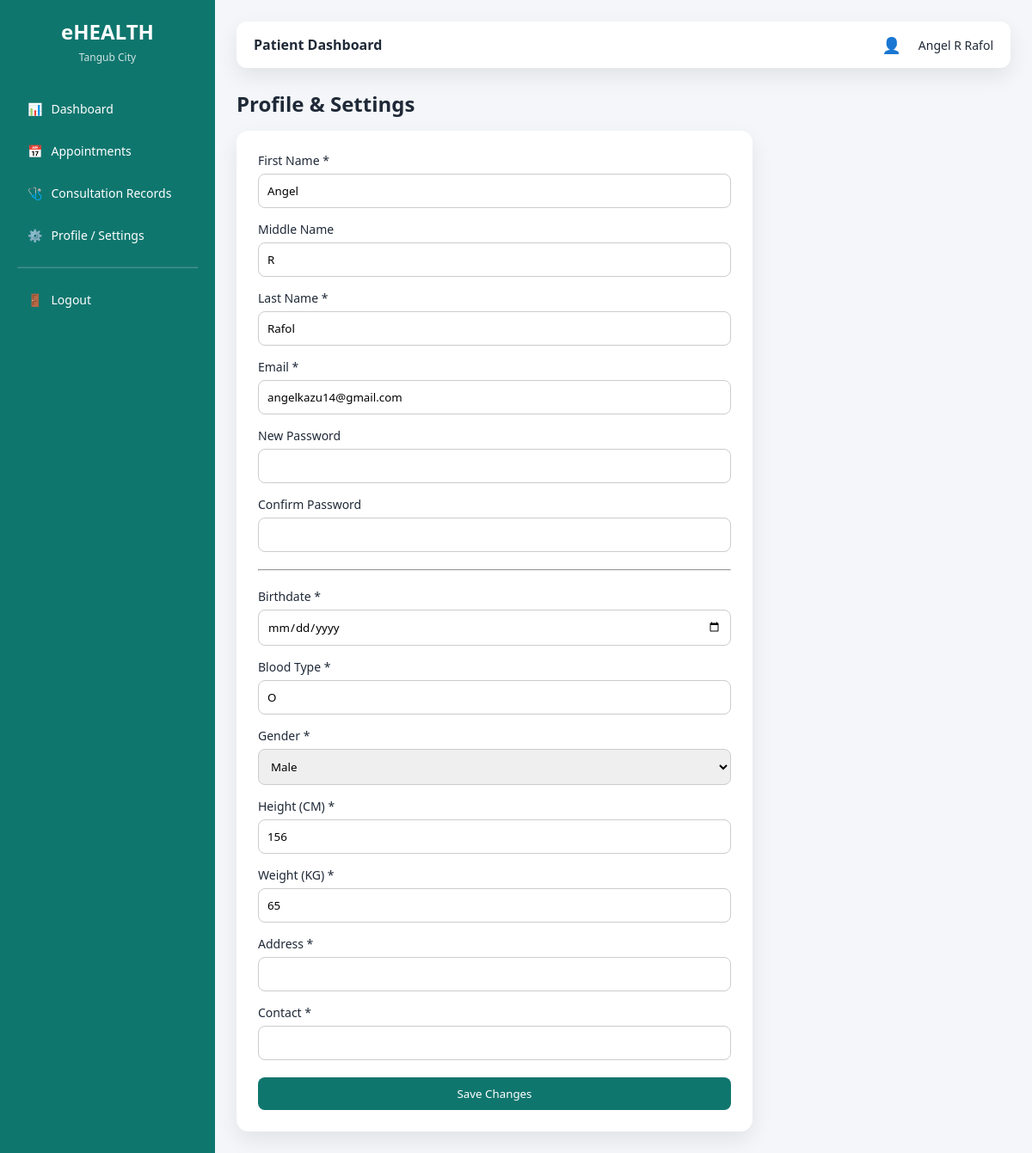
The app's page /patient/profile.php (signed in) with its own data.
### tables this page shows
CREATE TABLE `patients` (
  `patient_id` int(11) NOT NULL,
  `user_id` int(11) NOT NULL,
  `gender` enum('male','female') DEFAULT NULL,
  `address` text DEFAULT NULL,
  `contact_number` varchar(20) DEFAULT NULL,
  `is_pregnant` tinyint(1) DEFAULT 0,
  `birth_date` date DEFAULT NULL,
  `blood_type` varchar(5) DEFAULT NULL,
  `medical_history` text DEFAULT NULL,
  `height` varchar(20) DEFAULT NULL,
  `weight` varchar(20) DEFAULT NULL
);

CREATE TABLE `users` (
  `user_id` int(11) NOT NULL,
  `full_name` varchar(100) NOT NULL,
  `email` varchar(100) NOT NULL,
  `password` varchar(255) NOT NULL,
  `role` enum('admin','staff','doctor','patient') NOT NULL,
  `status` enum('active','inactive') DEFAULT 'active',
  `created_at` timestamp NOT NULL DEFAULT current_timestamp()
);

### patient/profile.php (the view, shortened to what this page needs)
<?php
require_once "../config/database.php";
$user_id = $_SESSION['user_id'];
$user = mysqli_fetch_assoc(
    mysqli_query(
        $conn,
        "SELECT u.full_name, u.email,
                p.patient_id, p.birth_date, p.gender, p.blood_type, p.height, p.weight,
                p.address, p.contact_number, p.is_pregnant
         FROM users u
         JOIN patients p ON u.user_id = p.user_id
         WHERE u.user_id = $user_id"
    )
);
$names = explode(' ', $user['full_name']);
$first_name = $names[0] ?? '';
$middle_name = $names[1] ?? '';
$last_name = $names[2] ?? '';
?>
<!DOCTYPE html>
<html>
<head>
    <link rel="stylesheet" href="../assets/css/ui.css">
</head>
<body>
<div class="layout">
    <?php require_once "../layouts/sidebar.php"; ?>
    <main class="main">
        <?php require_once "../layouts/topbar.php"; ?>
        <h2 class="page-title">Profile & Settings</h2>
        <div class="card">
            <form method="POST">
                <div class="form-group">
                    <label>First Name *</label>
                    <input type="text" name="first_name" required value="<?= htmlspecialchars($first_name) ?>">
                </div>
                <div class="form-group">
                    <label>Middle Name</label>
                    <input type="text" name="middle_name" value="<?= htmlspecialchars($middle_name) ?>">
                </div>
                <div class="form-group">
                    <label>Last Name *</label>
                    <input type="text" name="last_name" required value="<?= htmlspecialchars($last_name) ?>">
                </div>
                <div class="form-group">
                    <label>Email *</label>
                    <input type="email" name="email" class="email-input" required value="<?= htmlspecialchars($user['email']) ?>">
                </div>
                <div class="form-group">
                    <label>New Password</label>
                    <input type="password" id="password" name="password">
                </div>
                <div class="form-group">
                    <label>Confirm Password</label>
                    <input type="password" id="confirm" name="confirm">
                </div>
                <hr style="margin:20px 0;">
                <div class="form-group">
                    <label>Birthdate *</label>
                    <input type="date" name="birth_date" required value="<?= $user['birth_date'] ?>">
                </div>
                <div class="form-group">
                    <label>Blood Type *</label>
                    <input type="text" name="blood_type" required value="<?= htmlspecialchars($user['blood_type']) ?>">
                </div>
                <div class="form-group">
                    <label>Gender *</label>
                    <select name="gender" required id="gender-select">
                        <option value="male" <?= $user['gender'] === 'male' ? 'selected' : '' ?>>Male</option>
                    </select>
                </div>
                <div class="form-group">
                    <label>Height (CM) *</label>
                    <input type="text" name="height" required value="<?= htmlspecialchars($user['height']) ?>">
                </div>
                <div class="form-group">
                    <label>Weight (KG) *</label>
                    <input type="text" name="weight" required value="<?= htmlspecialchars($user['weight']) ?>">
                </div>
                <div class="form-group">
                    <label>Address *</label>
                    <input type="text" name="address" required value="<?= htmlspecialchars($user['address']) ?>">
                </div>
                <div class="form-group">
                    <label>Contact *</label>
                    <input type="text" name="contact" required value="<?= htmlspecialchars($user['contact_number']) ?>">
                </div>
                <div style="margin-top:20px;">
                    <button class="btn-primary" style="width:100%">Save Changes</button>
                </div>
            </form>
        </div>
    </main>
</div>
</body>
</html>

### assets/css/ui.css (style rules this page uses)
:root { --primary: #0f766e; --primary-dark: #115e59; --background: #f4f6f9; --card-bg: #ffffff; --text-dark: #1f2937; --accent: #f59e0b; --danger: #dc2626; --success: #16a34a; --shadow: 0 10px 25px rgba(0,0,0,0.08); }
* { margin: 0; padding: 0; box-sizing: border-box; font-family: "Segoe UI", Tahoma, sans-serif; }
body { background: var(--background); color: var(--text-dark); }
.btn-primary { background: var(--primary); color: #fff; border: none; padding: 10px 16px; border-radius: 8px; cursor: pointer; transition: 0.2s ease; }
.form-group { margin-bottom: 15px; }
.form-group label { display: block; margin-bottom: 6px; font-size: 14px; }
.form-group input, .form-group select { width: 100%; padding: 10px; border-radius: 8px; border: 1px solid #ccc; }
.page-title { margin-bottom: 15px; }
.layout { display: flex; min-height: 100vh; }
.main { flex: 1; padding: 25px; background: var(--background); overflow-y: auto; }
.card { background: #ffffff; padding: 20px; border-radius: 14px; box-shadow: var(--shadow); }

### patient/profile.php (style rules this page uses)
.layout { display: flex; }
.main { flex: 1; padding: 25px; }
.card { background: #fff; padding: 25px; border-radius: 14px; box-shadow: var(--shadow); max-width: 600px; }

### records on screen
patients: first_name "Angel", middle_name "R", last_name "Rafol", email "angelkazu14@gmail.com", blood_type "O", gender "Male", height "156", weight "65"

### other values on screen
$role "Patient"
$full_name "Angel R Rafol"
